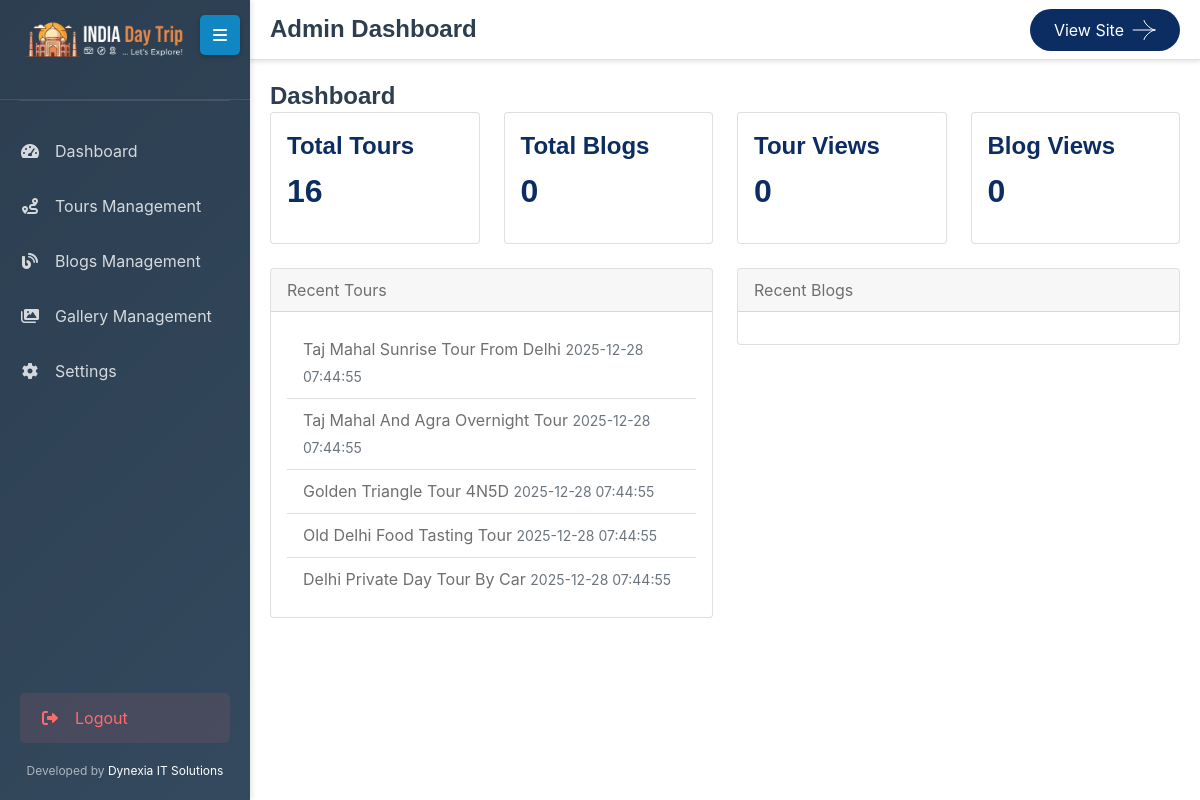
/admin/index.php (signed in), run on the app's committed database.
### tables this page shows
CREATE TABLE tours (
    id INT AUTO_INCREMENT PRIMARY KEY,
    title VARCHAR(255) NOT NULL,
    slug VARCHAR(255) UNIQUE NOT NULL,
    description TEXT,
    highlights JSON,  
    included JSON,  
    excluded JSON,  
    itinerary JSON,  
    pricing DECIMAL(10,2),
    images JSON,  
    dates JSON,  
    availability INT DEFAULT 0,  
    category_id INT,
    location VARCHAR(255),
    duration VARCHAR(50),  
    rating DECIMAL(3,2) DEFAULT 5.00,
    view_count INT DEFAULT 0,
    created_at TIMESTAMP DEFAULT CURRENT_TIMESTAMP,
    updated_at TIMESTAMP DEFAULT CURRENT_TIMESTAMP ON UPDATE CURRENT_TIMESTAMP,
    FOREIGN KEY (category_id) REFERENCES categories(id) ON DELETE SET NULL,
    INDEX idx_slug (slug)
);

### admin/index.php (the view, shortened to what this page needs)
<?php
require_once '../config.php';
$stmt = $pdo->query("SELECT COUNT(*) FROM tours");
$total_tours = $stmt->fetchColumn();
$stmt = $pdo->query("SELECT COUNT(*) FROM blogs");
$total_blogs = $stmt->fetchColumn();
$stmt = $pdo->query("SELECT SUM(view_count) FROM tours");
$total_tour_views = $stmt->fetchColumn() ?: 0;
$stmt = $pdo->query("SELECT SUM(view_count) FROM blogs");
$total_blog_views = $stmt->fetchColumn() ?: 0;
$recent_tours = $pdo->query("SELECT title, created_at FROM tours ORDER BY created_at DESC LIMIT 5")->fetchAll();
?>
<!DOCTYPE html>
<html lang="en">
<head>
    <link rel="stylesheet" href="../assets/css/bootstrap.min.css">
    <link rel="stylesheet" href="../assets/css/fontawesome.min.css">
    <link rel="stylesheet" href="../assets/css/magnific-popup.min.css">
    <link rel="stylesheet" href="../assets/css/swiper-bundle.min.css">
    <link rel="stylesheet" href="../assets/css/style.css">
</head>
<body>
    <?php include 'sidebar.php'; ?>
    <?php include 'header.php'; ?>
    <div class="main-content">
        <div class="content-wrapper">
            <h2 class="page-title" >Dashboard</h2>
                <div class="row">
                    <div class="col-md-3">
                        <div class="card">
                            <div class="card-body">
                                <h5 class="card-title">Total Tours</h5>
                                <h3><?php echo $total_tours; ?></h3>
                            </div>
                        </div>
                    </div>
                    <div class="col-md-3">
                        <div class="card">
                            <div class="card-body">
                                <h5 class="card-title">Total Blogs</h5>
                                <h3><?php echo $total_blogs; ?></h3>
                            </div>
                        </div>
                    </div>
                    <div class="col-md-3">
                        <div class="card">
                            <div class="card-body">
                                <h5 class="card-title">Tour Views</h5>
                                <h3><?php echo $total_tour_views; ?></h3>
                            </div>
                        </div>
                    </div>
                    <div class="col-md-3">
                        <div class="card">
                            <div class="card-body">
                                <h5 class="card-title">Blog Views</h5>
                                <h3><?php echo $total_blog_views; ?></h3>
                            </div>
                        </div>
                    </div>
                </div>
                <div class="row mt-4">
                    <div class="col-md-6">
                        <div class="card">
                            <div class="card-header">Recent Tours</div>
                            <div class="card-body">
                                <ul class="list-group list-group-flush">
                                    <?php foreach ($recent_tours as $tour): ?>
                                        <li class="list-group-item"><?php echo htmlspecialchars($tour['title']); ?> <small class="text-muted"><?php echo $tour['created_at']; ?></small></li>
                                    <?php endforeach; ?>
                                </ul>
                            </div>
                        </div>
                    </div>
                    <div class="col-md-6">
                        <div class="card">
                            <div class="card-header">Recent Blogs</div>
                            <div class="card-body">
                            </div>
                        </div>
                    </div>
                </div>
            </div>
        </div>
</body>
</html>

### admin/sidebar.php (shortened to what this page needs)
<div id="sidebar" class="admin-sidebar">
    <div class="sidebar-header">
        <div class="logo">
            <img src="../assets/img/logo/logo-footer.webp" alt="India Day Trip" class="sidebar-logo">
        </div>
    </div>
    <div class="sidebar-separator"></div>
    <ul class="sidebar-menu">
        <li class="menu-item">
            <a href="index.php" class="menu-link">
                <i class="fas fa-tachometer-alt menu-icon"></i>
                <span class="menu-text">Dashboard</span>
            </a>
        </li>
        <li class="menu-item">
            <a href="tours.php" class="menu-link">
                <i class="fas fa-route menu-icon"></i>
                <span class="menu-text">Tours Management</span>
            </a>
        </li>
        <li class="menu-item">
            <a href="blogs.php" class="menu-link">
                <i class="fas fa-blog menu-icon"></i>
                <span class="menu-text">Blogs Management</span>
            </a>
        </li>
        <li class="menu-item">
            <a href="gallery.php" class="menu-link">
                <i class="fas fa-images menu-icon"></i>
                <span class="menu-text">Gallery Management</span>
            </a>
        </li>
        <li class="menu-item">
            <a href="settings.php" class="menu-link">
                <i class="fas fa-cog menu-icon"></i>
                <span class="menu-text">Settings</span>
            </a>
        </li>
    </ul>
    <div class="sidebar-footer">
        <a href="logout.php" class="logout-link">
            <i class="fas fa-sign-out-alt menu-icon"></i>
            <span class="menu-text">Logout</span>
        </a>
        <div class="developer-info">
            Developed by <a class="text-white" href="https://dynexia.netlify.app/" target="_blank">Dynexia IT Solutions</a>
        </div>
    </div>
</div>
<button id="sidebarToggle" class="sidebar-toggle">
    <i class="fas fa-bars toggle-icon"></i>
</button>

### admin/header.php (shortened to what this page needs)
<header class="admin-header">
    <div class="header-content">
        <div class="header-left">
            <h1 class="page-title">Admin Dashboard</h1>
        </div>
        <div class="header-right">
            <a class="th-btn p-2 px-4 style3 th-icon" href="../index.php" target="_blank">View Site</a>
        </div>
    </div>
</header>

### admin/sidebar.php (style rules this page uses)
.admin-sidebar { position: fixed; top: 0; left: 0; width: 250px; height: 100vh; background: linear-gradient(135deg, #2c3e50 0%, #34495e 100%); color: white; transition: width 0.3s ease; z-index: 1000; overflow-y: auto; box-shadow: 2px 0 5px rgba(0,0,0,0.1); overflow-x: hidden; }
.sidebar-header { padding: 20px; text-align: start; border-bottom: 1px solid rgba(255,255,255,0.1); }
.sidebar-logo { width: 80%; height: auto; margin-bottom: 15px; }
.sidebar-separator { height: 1px; background: rgba(255,255,255,0.1); margin: 0 20px; }
.sidebar-menu { list-style: none; padding: 20px 0; margin: 0; }
.menu-item { margin: 5px 0; }
.menu-link { display: flex; align-items: center; padding: 12px 20px; color: rgba(255,255,255,0.8); text-decoration: none; transition: all 0.3s ease; }
.menu-icon { width: 20px; margin-right: 15px; text-align: center; }
.menu-text { transition: opacity 0.3s ease; }
.sidebar-footer { position: absolute; bottom: 0; left: 0; right: 0; padding: 20px; }
.logout-link { display: flex; align-items: center; padding: 12px 20px; color: #ff6b6b; background: rgba(255, 107, 107, 0.1); text-decoration: none; margin-bottom: 20px; border-radius: 5px; transition: all 0.3s ease; }
.developer-info { font-size: 12px; color: rgba(255,255,255,0.6); text-align: center; line-height: 1.4; transition: opacity 0.3s ease; }
.sidebar-toggle { position: fixed; top: 15px; left: 15px; z-index: 1001; background: #1087c3ff; color: white; border: none; width: 40px; height: 40px; border-radius: 5px; cursor: pointer; transition: all 0.3s ease; box-shadow: 0 2px 5px rgba(0,0,0,0.2); }
.admin-sidebar:not(.collapsed) ~ .sidebar-toggle { left: 200px; }
.main-content { margin-left: 250px; margin-top: 60px; padding: 20px; transition: margin-left 0.3s ease; }
.content-wrapper { max-width: 1200px; margin: 0 auto; }

### admin/header.php (style rules this page uses)
.admin-header { position: fixed; top: 0; left: 250px; right: 0; height: 60px; background: white; border-bottom: 1px solid #e0e0e0; z-index: 999; transition: left 0.3s ease; box-shadow: 0 2px 4px rgba(0,0,0,0.1); }
.header-content { display: flex; align-items: center; justify-content: space-between; height: 100%; padding: 0 20px; }
.page-title { margin: 0; font-size: 24px; color: #2c3e50; }
.header-right .th-btn { margin-left: 10px; }

### data on the page
tours: title "Taj Mahal Sunrise Tour From Delhi", created_at "2025-12-28 07:44:55"
tours: title "Taj Mahal And Agra Overnight Tour", created_at "2025-12-28 07:44:55"
tours: title "Golden Triangle Tour 4N5D", created_at "2025-12-28 07:44:55"
tours: title "Old Delhi Food Tasting Tour", created_at "2025-12-28 07:44:55"
tours: title "Delhi Private Day Tour By Car", created_at "2025-12-28 07:44:55"

### other printed values
$total_tours "16"
$total_blogs "0"
$total_tour_views "0"
$total_blog_views "0"
